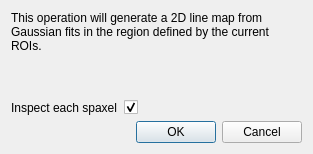
<?xml version="1.0" encoding="UTF-8"?>
<ui version="4.0">
 <class>Dialog</class>
 <widget class="QDialog" name="Dialog">
  <property name="geometry">
   <rect>
    <x>0</x>
    <y>0</y>
    <width>313</width>
    <height>154</height>
   </rect>
  </property>
  <property name="windowTitle">
   <string>Fitted Linemap</string>
  </property>
  <layout class="QVBoxLayout" name="verticalLayout">
   <item>
    <widget class="QLabel" name="label">
     <property name="text">
      <string>This operation will generate a 2D line map from Gaussian fits in the region defined by the current ROIs.</string>
     </property>
     <property name="wordWrap">
      <bool>true</bool>
     </property>
    </widget>
   </item>
   <item>
    <spacer name="verticalSpacer">
     <property name="orientation">
      <enum>Qt::Vertical</enum>
     </property>
     <property name="sizeHint" stdset="0">
      <size>
       <width>20</width>
       <height>40</height>
      </size>
     </property>
    </spacer>
   </item>
   <item>
    <layout class="QFormLayout" name="formLayout">
     <item row="0" column="0">
      <widget class="QLabel" name="inspect_each_spaxel_label">
       <property name="text">
        <string>Inspect each spaxel</string>
       </property>
      </widget>
     </item>
     <item row="0" column="1">
      <widget class="QCheckBox" name="inspect_each_spaxel_check_box">
       <property name="checked">
        <bool>true</bool>
       </property>
      </widget>
     </item>
    </layout>
   </item>
   <item>
    <widget class="QDialogButtonBox" name="buttonBox">
     <property name="orientation">
      <enum>Qt::Horizontal</enum>
     </property>
     <property name="standardButtons">
      <set>QDialogButtonBox::Cancel|QDialogButtonBox::Ok</set>
     </property>
    </widget>
   </item>
  </layout>
 </widget>
 <resources/>
 <connections>
  <connection>
   <sender>buttonBox</sender>
   <signal>accepted()</signal>
   <receiver>Dialog</receiver>
   <slot>accept()</slot>
   <hints>
    <hint type="sourcelabel">
     <x>248</x>
     <y>254</y>
    </hint>
    <hint type="destinationlabel">
     <x>157</x>
     <y>274</y>
    </hint>
   </hints>
  </connection>
  <connection>
   <sender>buttonBox</sender>
   <signal>rejected()</signal>
   <receiver>Dialog</receiver>
   <slot>reject()</slot>
   <hints>
    <hint type="sourcelabel">
     <x>316</x>
     <y>260</y>
    </hint>
    <hint type="destinationlabel">
     <x>286</x>
     <y>274</y>
    </hint>
   </hints>
  </connection>
 </connections>
</ui>
